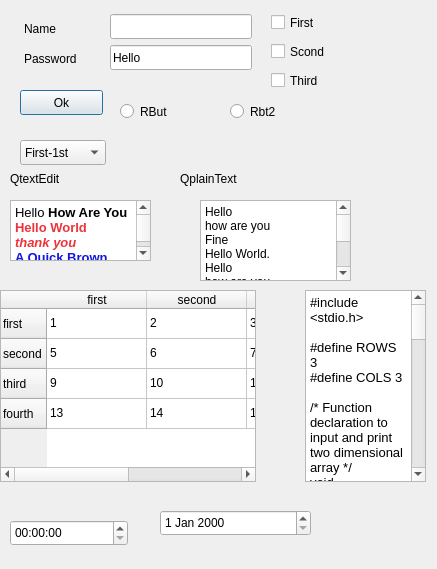
<?xml version="1.0" encoding="UTF-8"?>
<ui version="4.0">
 <class>Dialog</class>
 <widget class="QDialog" name="Dialog">
  <property name="geometry">
   <rect>
    <x>0</x>
    <y>0</y>
    <width>437</width>
    <height>569</height>
   </rect>
  </property>
  <property name="windowTitle">
   <string>Dialog</string>
  </property>
  <widget class="QLabel" name="label">
   <property name="geometry">
    <rect>
     <x>24</x>
     <y>20</y>
     <width>39</width>
     <height>17</height>
    </rect>
   </property>
   <property name="text">
    <string>Name</string>
   </property>
  </widget>
  <widget class="QLabel" name="label_2">
   <property name="geometry">
    <rect>
     <x>24</x>
     <y>50</y>
     <width>81</width>
     <height>17</height>
    </rect>
   </property>
   <property name="text">
    <string>Password</string>
   </property>
  </widget>
  <widget class="QLineEdit" name="lineEdit">
   <property name="geometry">
    <rect>
     <x>110</x>
     <y>14</y>
     <width>142</width>
     <height>25</height>
    </rect>
   </property>
  </widget>
  <widget class="QLineEdit" name="lineEdit_2">
   <property name="geometry">
    <rect>
     <x>110</x>
     <y>45</y>
     <width>142</width>
     <height>25</height>
    </rect>
   </property>
   <property name="text">
    <string>Hello</string>
   </property>
  </widget>
  <widget class="QPushButton" name="pushButton">
   <property name="geometry">
    <rect>
     <x>20</x>
     <y>90</y>
     <width>83</width>
     <height>25</height>
    </rect>
   </property>
   <property name="text">
    <string>Ok</string>
   </property>
  </widget>
  <widget class="QCheckBox" name="checkBox_3">
   <property name="geometry">
    <rect>
     <x>271</x>
     <y>69</y>
     <width>81</width>
     <height>23</height>
    </rect>
   </property>
   <property name="text">
    <string>Third</string>
   </property>
  </widget>
  <widget class="QCheckBox" name="checkBox">
   <property name="geometry">
    <rect>
     <x>271</x>
     <y>11</y>
     <width>81</width>
     <height>23</height>
    </rect>
   </property>
   <property name="text">
    <string>First</string>
   </property>
  </widget>
  <widget class="QCheckBox" name="checkBox_2">
   <property name="geometry">
    <rect>
     <x>271</x>
     <y>40</y>
     <width>81</width>
     <height>23</height>
    </rect>
   </property>
   <property name="text">
    <string>Scond</string>
   </property>
  </widget>
  <widget class="QRadioButton" name="radioButton">
   <property name="geometry">
    <rect>
     <x>120</x>
     <y>100</y>
     <width>101</width>
     <height>23</height>
    </rect>
   </property>
   <property name="text">
    <string>RBut</string>
   </property>
  </widget>
  <widget class="QRadioButton" name="radioButton_2">
   <property name="geometry">
    <rect>
     <x>230</x>
     <y>100</y>
     <width>106</width>
     <height>23</height>
    </rect>
   </property>
   <property name="text">
    <string>Rbt2</string>
   </property>
  </widget>
  <widget class="QComboBox" name="comboBox">
   <property name="geometry">
    <rect>
     <x>20</x>
     <y>140</y>
     <width>86</width>
     <height>25</height>
    </rect>
   </property>
   <item>
    <property name="text">
     <string>First-1st</string>
    </property>
   </item>
   <item>
    <property name="text">
     <string>Second-2nd</string>
    </property>
   </item>
   <item>
    <property name="text">
     <string>Third-3rd</string>
    </property>
   </item>
   <item>
    <property name="text">
     <string>Fourth-4th</string>
    </property>
   </item>
  </widget>
  <widget class="QTextEdit" name="textEdit">
   <property name="geometry">
    <rect>
     <x>10</x>
     <y>200</y>
     <width>141</width>
     <height>61</height>
    </rect>
   </property>
   <property name="html">
    <string>&lt;!DOCTYPE HTML PUBLIC &quot;-//W3C//DTD HTML 4.0//EN&quot; &quot;http://www.w3.org/TR/REC-html40/strict.dtd&quot;&gt;
&lt;html&gt;&lt;head&gt;&lt;meta name=&quot;qrichtext&quot; content=&quot;1&quot; /&gt;&lt;style type=&quot;text/css&quot;&gt;
p, li { white-space: pre-wrap; }
&lt;/style&gt;&lt;/head&gt;&lt;body style=&quot; font-family:'Sans'; font-size:10pt; font-weight:400; font-style:normal;&quot;&gt;
&lt;p style=&quot; margin-top:0px; margin-bottom:0px; margin-left:0px; margin-right:0px; -qt-block-indent:0; text-indent:0px;&quot;&gt;Hello &lt;span style=&quot; font-weight:600;&quot;&gt;How Are You&lt;/span&gt;&lt;span style=&quot; font-weight:600; color:#ed333b;&quot;&gt; Hello World&lt;/span&gt;&lt;span style=&quot; font-weight:600; font-style:italic; color:#ed333b;&quot;&gt; &lt;/span&gt;&lt;/p&gt;
&lt;p style=&quot; margin-top:0px; margin-bottom:0px; margin-left:0px; margin-right:0px; -qt-block-indent:0; text-indent:0px;&quot;&gt;&lt;span style=&quot; font-weight:600; font-style:italic; color:#ed333b;&quot;&gt;thank you&lt;/span&gt;&lt;/p&gt;
&lt;p style=&quot; margin-top:0px; margin-bottom:0px; margin-left:0px; margin-right:0px; -qt-block-indent:0; text-indent:0px;&quot;&gt;&lt;span style=&quot; font-weight:600; color:#1117de;&quot;&gt;A Quick Brown Fox Jumped Over A Lazy Dog.&lt;/span&gt;&lt;/p&gt;&lt;/body&gt;&lt;/html&gt;</string>
   </property>
  </widget>
  <widget class="QPlainTextEdit" name="plainTextEdit">
   <property name="geometry">
    <rect>
     <x>200</x>
     <y>200</y>
     <width>151</width>
     <height>81</height>
    </rect>
   </property>
   <property name="plainText">
    <string>Hello 
how are you 
Fine
Hello World.
Hello 
how are you 
Fine
Hello World.
Hello 
how are you 
Fine
Hello World.</string>
   </property>
  </widget>
  <widget class="QLabel" name="label_3">
   <property name="geometry">
    <rect>
     <x>10</x>
     <y>170</y>
     <width>62</width>
     <height>17</height>
    </rect>
   </property>
   <property name="text">
    <string>QtextEdit</string>
   </property>
  </widget>
  <widget class="QLabel" name="label_4">
   <property name="geometry">
    <rect>
     <x>180</x>
     <y>170</y>
     <width>81</width>
     <height>17</height>
    </rect>
   </property>
   <property name="text">
    <string>QplainText</string>
   </property>
  </widget>
  <widget class="QTextBrowser" name="textBrowser">
   <property name="geometry">
    <rect>
     <x>305</x>
     <y>290</y>
     <width>121</width>
     <height>192</height>
    </rect>
   </property>
   <property name="html">
    <string>&lt;!DOCTYPE HTML PUBLIC &quot;-//W3C//DTD HTML 4.0//EN&quot; &quot;http://www.w3.org/TR/REC-html40/strict.dtd&quot;&gt;
&lt;html&gt;&lt;head&gt;&lt;meta name=&quot;qrichtext&quot; content=&quot;1&quot; /&gt;&lt;style type=&quot;text/css&quot;&gt;
p, li { white-space: pre-wrap; }
&lt;/style&gt;&lt;/head&gt;&lt;body style=&quot; font-family:'Sans'; font-size:10pt; font-weight:400; font-style:normal;&quot;&gt;
&lt;p style=&quot; margin-top:12px; margin-bottom:0px; margin-left:0px; margin-right:0px; -qt-block-indent:0; text-indent:0px;&quot;&gt;&lt;span style=&quot; font-family:'monospace';&quot;&gt;#include &amp;lt;stdio.h&amp;gt;&lt;/span&gt;&lt;/p&gt;
&lt;p style=&quot;-qt-paragraph-type:empty; margin-top:0px; margin-bottom:0px; margin-left:0px; margin-right:0px; -qt-block-indent:0; text-indent:0px; font-family:'monospace';&quot;&gt;&lt;br /&gt;&lt;/p&gt;
&lt;p style=&quot; margin-top:0px; margin-bottom:0px; margin-left:0px; margin-right:0px; -qt-block-indent:0; text-indent:0px;&quot;&gt;&lt;span style=&quot; font-family:'monospace';&quot;&gt;#define ROWS 3&lt;/span&gt;&lt;/p&gt;
&lt;p style=&quot; margin-top:0px; margin-bottom:0px; margin-left:0px; margin-right:0px; -qt-block-indent:0; text-indent:0px;&quot;&gt;&lt;span style=&quot; font-family:'monospace';&quot;&gt;#define COLS 3&lt;/span&gt;&lt;/p&gt;
&lt;p style=&quot;-qt-paragraph-type:empty; margin-top:0px; margin-bottom:0px; margin-left:0px; margin-right:0px; -qt-block-indent:0; text-indent:0px; font-family:'monospace';&quot;&gt;&lt;br /&gt;&lt;/p&gt;
&lt;p style=&quot; margin-top:0px; margin-bottom:0px; margin-left:0px; margin-right:0px; -qt-block-indent:0; text-indent:0px;&quot;&gt;&lt;span style=&quot; font-family:'monospace';&quot;&gt;/* Function declaration to input and print two dimensional array */&lt;/span&gt;&lt;/p&gt;
&lt;p style=&quot; margin-top:0px; margin-bottom:0px; margin-left:0px; margin-right:0px; -qt-block-indent:0; text-indent:0px;&quot;&gt;&lt;span style=&quot; font-family:'monospace';&quot;&gt;void inputMatrix(int matrix[][COLS], int rows, int cols);&lt;/span&gt;&lt;/p&gt;
&lt;p style=&quot; margin-top:0px; margin-bottom:0px; margin-left:0px; margin-right:0px; -qt-block-indent:0; text-indent:0px;&quot;&gt;&lt;span style=&quot; font-family:'monospace';&quot;&gt;void printMatrix(int matrix[][COLS], int rows, int cols);&lt;/span&gt;&lt;/p&gt;
&lt;p style=&quot;-qt-paragraph-type:empty; margin-top:0px; margin-bottom:0px; margin-left:0px; margin-right:0px; -qt-block-indent:0; text-indent:0px; font-family:'monospace';&quot;&gt;&lt;br /&gt;&lt;/p&gt;
&lt;p style=&quot;-qt-paragraph-type:empty; margin-top:0px; margin-bottom:0px; margin-left:0px; margin-right:0px; -qt-block-indent:0; text-indent:0px; font-family:'monospace';&quot;&gt;&lt;br /&gt;&lt;/p&gt;
&lt;p style=&quot;-qt-paragraph-type:empty; margin-top:0px; margin-bottom:0px; margin-left:0px; margin-right:0px; -qt-block-indent:0; text-indent:0px; font-family:'monospace';&quot;&gt;&lt;br /&gt;&lt;/p&gt;
&lt;p style=&quot; margin-top:0px; margin-bottom:0px; margin-left:0px; margin-right:0px; -qt-block-indent:0; text-indent:0px;&quot;&gt;&lt;span style=&quot; font-family:'monospace';&quot;&gt;int main()&lt;/span&gt;&lt;/p&gt;
&lt;p style=&quot; margin-top:0px; margin-bottom:0px; margin-left:0px; margin-right:0px; -qt-block-indent:0; text-indent:0px;&quot;&gt;&lt;span style=&quot; font-family:'monospace';&quot;&gt;{&lt;/span&gt;&lt;/p&gt;
&lt;p style=&quot; margin-top:0px; margin-bottom:0px; margin-left:0px; margin-right:0px; -qt-block-indent:0; text-indent:0px;&quot;&gt;&lt;span style=&quot; font-family:'monospace';&quot;&gt;    int matrix[ROWS][COLS];&lt;/span&gt;&lt;/p&gt;
&lt;p style=&quot; margin-top:0px; margin-bottom:0px; margin-left:0px; margin-right:0px; -qt-block-indent:0; text-indent:0px;&quot;&gt;&lt;span style=&quot; font-family:'monospace';&quot;&gt;    int i, j;&lt;/span&gt;&lt;/p&gt;
&lt;p style=&quot;-qt-paragraph-type:empty; margin-top:0px; margin-bottom:0px; margin-left:0px; margin-right:0px; -qt-block-indent:0; text-indent:0px; font-family:'monospace';&quot;&gt;&lt;br /&gt;&lt;/p&gt;
&lt;p style=&quot; margin-top:0px; margin-bottom:0px; margin-left:0px; margin-right:0px; -qt-block-indent:0; text-indent:0px;&quot;&gt;&lt;span style=&quot; font-family:'monospace';&quot;&gt;    /* Input elements in matrix */&lt;/span&gt;&lt;/p&gt;
&lt;p style=&quot; margin-top:0px; margin-bottom:0px; margin-left:0px; margin-right:0px; -qt-block-indent:0; text-indent:0px;&quot;&gt;&lt;span style=&quot; font-family:'monospace';&quot;&gt;    printf(&amp;quot;Enter elements in %dx%d matrix.\n&amp;quot;, ROWS, COLS);&lt;/span&gt;&lt;/p&gt;
&lt;p style=&quot; margin-top:0px; margin-bottom:0px; margin-left:0px; margin-right:0px; -qt-block-indent:0; text-indent:0px;&quot;&gt;&lt;span style=&quot; font-family:'monospace';&quot;&gt;    inputMatrix(matrix, ROWS, COLS);&lt;/span&gt;&lt;/p&gt;
&lt;p style=&quot;-qt-paragraph-type:empty; margin-top:0px; margin-bottom:0px; margin-left:0px; margin-right:0px; -qt-block-indent:0; text-indent:0px; font-family:'monospace';&quot;&gt;&lt;br /&gt;&lt;/p&gt;
&lt;p style=&quot;-qt-paragraph-type:empty; margin-top:0px; margin-bottom:0px; margin-left:0px; margin-right:0px; -qt-block-indent:0; text-indent:0px; font-family:'monospace';&quot;&gt;&lt;br /&gt;&lt;/p&gt;
&lt;p style=&quot; margin-top:0px; margin-bottom:0px; margin-left:0px; margin-right:0px; -qt-block-indent:0; text-indent:0px;&quot;&gt;&lt;span style=&quot; font-family:'monospace';&quot;&gt;    /* Print elements in matrix */&lt;/span&gt;&lt;/p&gt;
&lt;p style=&quot; margin-top:0px; margin-bottom:0px; margin-left:0px; margin-right:0px; -qt-block-indent:0; text-indent:0px;&quot;&gt;&lt;span style=&quot; font-family:'monospace';&quot;&gt;    printf(&amp;quot;Elements of %dx%d matrix.\n&amp;quot;, ROWS, COLS);&lt;/span&gt;&lt;/p&gt;
&lt;p style=&quot; margin-top:0px; margin-bottom:0px; margin-left:0px; margin-right:0px; -qt-block-indent:0; text-indent:0px;&quot;&gt;&lt;span style=&quot; font-family:'monospace';&quot;&gt;    printMatrix(matrix, ROWS, COLS);&lt;/span&gt;&lt;/p&gt;
&lt;p style=&quot;-qt-paragraph-type:empty; margin-top:0px; margin-bottom:0px; margin-left:0px; margin-right:0px; -qt-block-indent:0; text-indent:0px; font-family:'monospace';&quot;&gt;&lt;br /&gt;&lt;/p&gt;
&lt;p style=&quot;-qt-paragraph-type:empty; margin-top:0px; margin-bottom:0px; margin-left:0px; margin-right:0px; -qt-block-indent:0; text-indent:0px; font-family:'monospace';&quot;&gt;&lt;br /&gt;&lt;/p&gt;
&lt;p style=&quot; margin-top:0px; margin-bottom:0px; margin-left:0px; margin-right:0px; -qt-block-indent:0; text-indent:0px;&quot;&gt;&lt;span style=&quot; font-family:'monospace';&quot;&gt;    return 0;&lt;/span&gt;&lt;/p&gt;
&lt;p style=&quot; margin-top:0px; margin-bottom:12px; margin-left:0px; margin-right:0px; -qt-block-indent:0; text-indent:0px;&quot;&gt;&lt;span style=&quot; font-family:'monospace';&quot;&gt;}&lt;/span&gt;&lt;/p&gt;&lt;/body&gt;&lt;/html&gt;</string>
   </property>
   <property name="source">
    <url>
     <string>file:///home/ashok/home.html</string>
    </url>
   </property>
  </widget>
  <widget class="QTableWidget" name="tableWidget">
   <property name="geometry">
    <rect>
     <x>0</x>
     <y>290</y>
     <width>256</width>
     <height>192</height>
    </rect>
   </property>
   <row>
    <property name="text">
     <string>first</string>
    </property>
   </row>
   <row>
    <property name="text">
     <string>second</string>
    </property>
   </row>
   <row>
    <property name="text">
     <string>third</string>
    </property>
   </row>
   <row>
    <property name="text">
     <string>fourth</string>
    </property>
   </row>
   <column>
    <property name="text">
     <string>first</string>
    </property>
   </column>
   <column>
    <property name="text">
     <string>second</string>
    </property>
   </column>
   <column>
    <property name="text">
     <string>third</string>
    </property>
   </column>
   <column>
    <property name="text">
     <string>fourth</string>
    </property>
   </column>
   <item row="0" column="0">
    <property name="text">
     <string>1</string>
    </property>
   </item>
   <item row="0" column="1">
    <property name="text">
     <string>2</string>
    </property>
   </item>
   <item row="0" column="2">
    <property name="text">
     <string>3</string>
    </property>
   </item>
   <item row="0" column="3">
    <property name="text">
     <string>4</string>
    </property>
   </item>
   <item row="1" column="0">
    <property name="text">
     <string>5</string>
    </property>
   </item>
   <item row="1" column="1">
    <property name="text">
     <string>6</string>
    </property>
   </item>
   <item row="1" column="2">
    <property name="text">
     <string>7</string>
    </property>
   </item>
   <item row="1" column="3">
    <property name="text">
     <string>8</string>
    </property>
   </item>
   <item row="2" column="0">
    <property name="text">
     <string>9</string>
    </property>
   </item>
   <item row="2" column="1">
    <property name="text">
     <string>10</string>
    </property>
   </item>
   <item row="2" column="2">
    <property name="text">
     <string>11</string>
    </property>
   </item>
   <item row="2" column="3">
    <property name="text">
     <string>12</string>
    </property>
   </item>
   <item row="3" column="0">
    <property name="text">
     <string>13</string>
    </property>
   </item>
   <item row="3" column="1">
    <property name="text">
     <string>14</string>
    </property>
   </item>
   <item row="3" column="2">
    <property name="text">
     <string>15</string>
    </property>
   </item>
   <item row="3" column="3">
    <property name="text">
     <string>16</string>
    </property>
   </item>
  </widget>
  <widget class="QDateEdit" name="dateEdit">
   <property name="geometry">
    <rect>
     <x>160</x>
     <y>510</y>
     <width>151</width>
     <height>26</height>
    </rect>
   </property>
  </widget>
  <widget class="QTimeEdit" name="timeEdit">
   <property name="geometry">
    <rect>
     <x>10</x>
     <y>520</y>
     <width>118</width>
     <height>26</height>
    </rect>
   </property>
   <property name="displayFormat">
    <string>hh:mm:ss</string>
   </property>
   <property name="time">
    <time>
     <hour>0</hour>
     <minute>0</minute>
     <second>0</second>
    </time>
   </property>
  </widget>
 </widget>
 <resources/>
 <connections/>
</ui>
